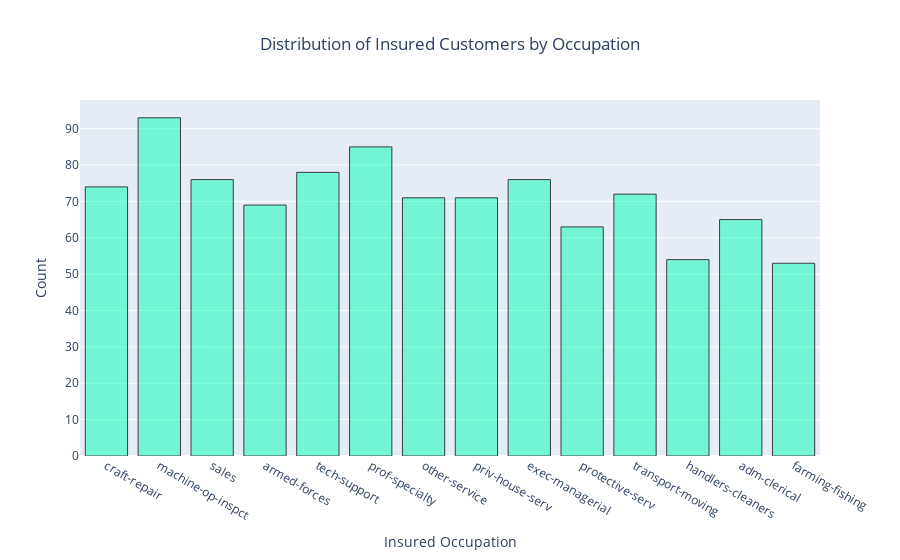

Notebook code cell kept with this figure:
### Code cell
# Create histogram trace with improved formatting
trace = go.Histogram(
    x=data['insured_occupation'],
    name='Insured Occupation Distribution',
    opacity=0.75,
    marker=dict(
        color='rgba(15, 255, 185, 0.7)',  # Using 'rgba' for better transparency control
        line=dict(width=1, color='black')  # Adding border for better visibility
    )
)

# Define layout with enhanced clarity
layout = go.Layout(
    title='Distribution of Insured Customers by Occupation',
    title_x=0.5,  # Centering the title
    xaxis=dict(title='Insured Occupation'),
    yaxis=dict(title='Count'),
    bargap=0.2  # Adjust bar spacing for improved readability
)

# Create and plot figure
fig = go.Figure(data=[trace], layout=layout)
py.iplot(fig)

### Figure 1 — Plotly figure (JSON) as saved in the notebook; plotly's stock layout.template omitted (floating-point values rounded to 4 significant figures; data arrays with more than 128 entries replaced by an {"elided": "..."} marker saying what was removed)
{"data": [{"marker": {"color": "rgba(15, 255, 185, 0.7)", "line": {"color": "black", "width": 1}}, "name": "Insured Occupation Distribution", "opacity": 0.75, "type": "histogram", "x": {"elided": "1000 str values"}}], "layout": {"bargap": 0.2, "title": {"text": "Distribution of Insured Customers by Occupation", "x": 0.5}, "xaxis": {"title": {"text": "Insured Occupation"}}, "yaxis": {"title": {"text": "Count"}}}}
